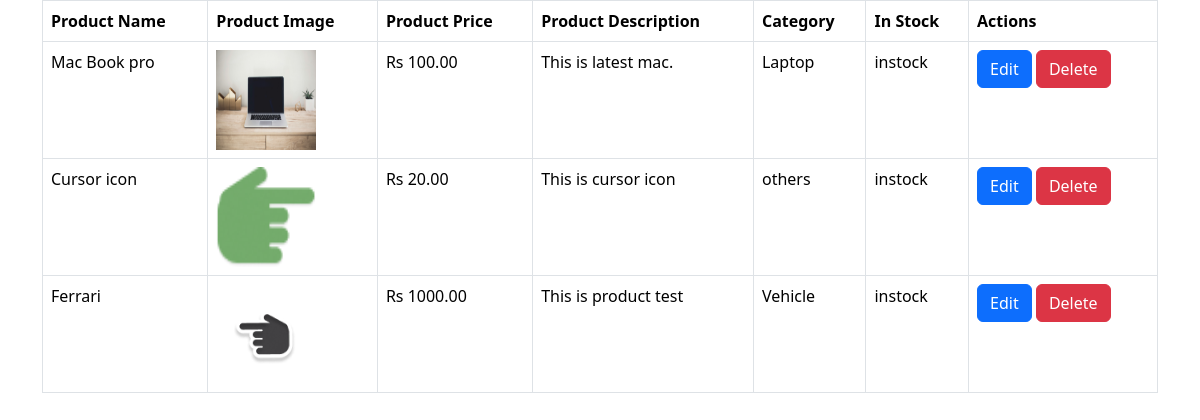
Page /product/ on the earlier database version.
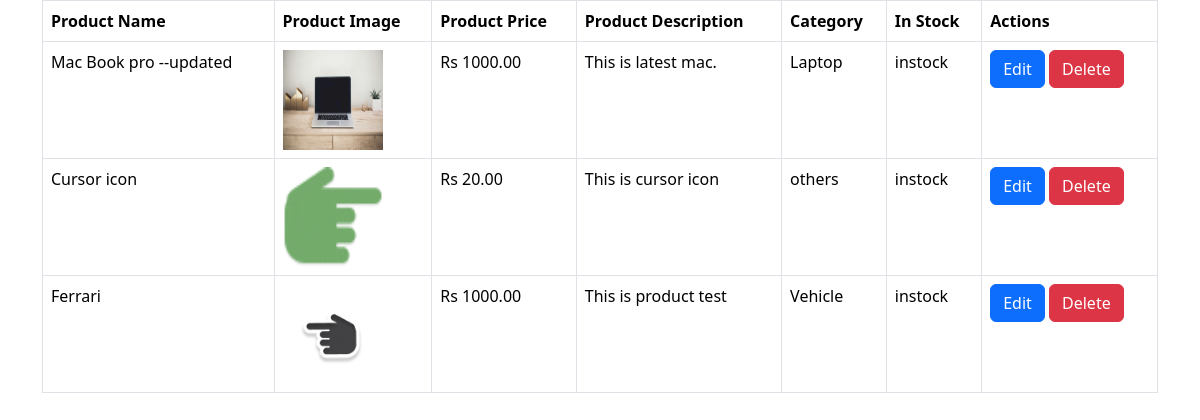
Same page on the later database version.
### product/models.py (models this page shows, shortened)
class Product(models.Model):
    category = models.ForeignKey(Category, on_delete=models.CASCADE)
    product_name = models.CharField(max_length=200)
    product_price = models.DecimalField(max_digits=10, decimal_places=2,validators=[validate_less_than_0])
    product_description = models.TextField()
    product_image = models.ImageField(upload_to='products', blank=True, null=True)
    in_stock = models.BooleanField(default=True)
    created_at = models.DateTimeField(auto_now_add=True)
    updated_at = models.DateTimeField(default=timezone.now)

class Category(models.Model):
    category_name = models.CharField(max_length=200)
    class Meta:
        verbose_name_plural = "Categories"
        ordering = ['id']

### product/views.py (the view)
# urls.py: path('',views.ProductPageView.as_view(),name='product_page'),
class ProductPageView(ListView):
    model = Product
    template_name = 'product/product-page.html'
    def get_context_data(self, **kwargs):
        products = Product.objects.all()
        return {
            'products': products,
            'product_length': len(products) > 0
        }

### product/templates/product/product-page.html (shortened to what this page needs)
<!DOCTYPE html>
{% extends "base.html" %}
{% block main_content %}
    <div class="container">
      {% if product_length %}
      <table class="table table-bordered">
        <thead>
          <tr>
            <th>Product Name</th>
            <th>Product Image</th>
            <th>Product Price</th>
            <th>Product Description</th>
            <th>Category</th>
            <th>In Stock</th>
            <th>Actions</th>
          </tr>
        </thead>
        <tbody>
          {% for item in products %}
          <tr>
            <td>{{item.product_name}}</td>
            <td>
              <img
                src="{{item.product_image.url}}"
                alt="{{item.product_name}}"
                height="100px"
                width="100px"
              />
            </td>
            <td>Rs {{item.product_price}}</td>
            <td>{{item.product_description}}</td>
            <td>{{item.category.category_name}}</td>
            <td>
              {% if item.in_stock %}
              instock
              {% else %}
              out of stock
              {% endif %}
            </td>
            <td>
              <a href="{% url 'edit_product' item.id %}" class="btn btn-primary">Edit</a>
              <a href="{% url 'delete_product' item.id %}" class="btn btn-danger">Delete</a>
            </td>
          </tr>
          {% endfor %}
        </tbody>
      </table>
      {% else %}
      <div class="empty-container">
        <h1 class="text-color">No Product Found</h1>
      </div>
      {% endif %}
    </div>
{% endblock %}

Differences in the rows shown:
changed Product "This is latest mac.": product_name "Mac Book pro" → "Mac Book pro --updated"; product_price "100.00" → "1000.00"
